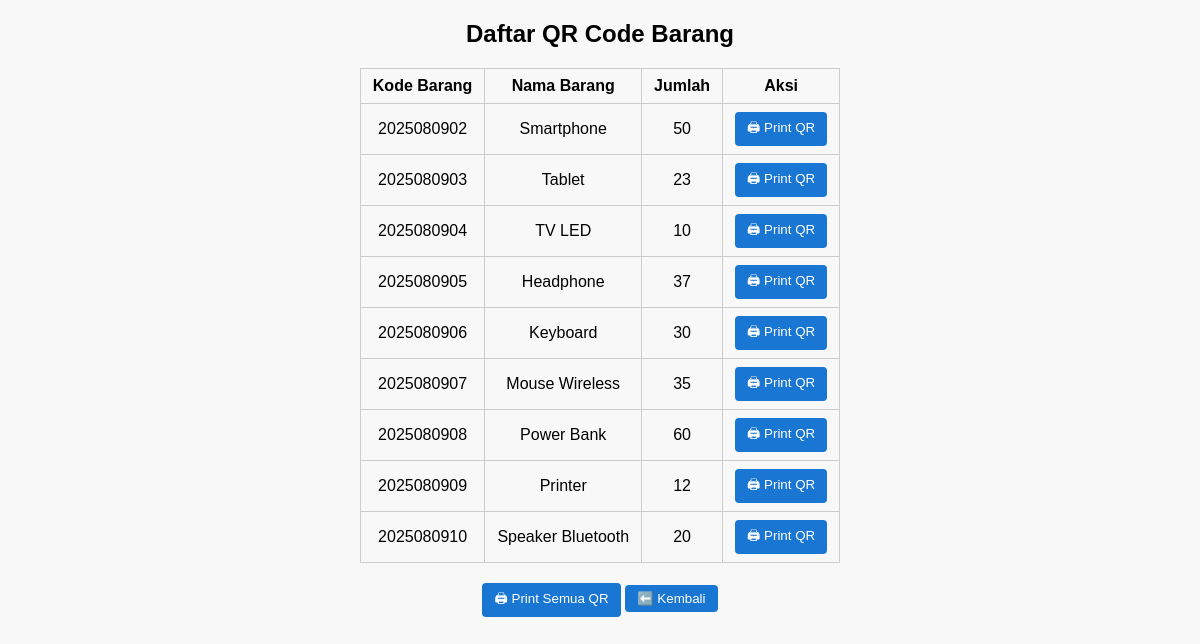
/qrcode.php, run on the app's committed database.
### tables this page shows
CREATE TABLE `barang` (
  `kd_barang` bigint(20) NOT NULL,
  `nama_barang` varchar(100) NOT NULL,
  `jumlah` int(11) NOT NULL,
  `satuan` varchar(50) DEFAULT NULL,
  `tanggal_masuk` date DEFAULT NULL,
  `keterangan` varchar(255) DEFAULT NULL
);

### qrcode.php (the view, shortened to what this page needs)
<?php
include "koneksi.php";
$query = mysqli_query($db, "SELECT * FROM barang ORDER BY kd_barang ASC");
mysqli_data_seek($query, 0);
?>
<!DOCTYPE html>
<html>
<head>
</head>
<body>
<h2>Daftar QR Code Barang</h2>
<table>
    <thead>
        <tr>
            <th>Kode Barang</th>
            <th>Nama Barang</th>
            <th>Jumlah</th>
            <th class="no-print">Aksi</th>
        </tr>
    </thead>
    <tbody>
        <?php while ($row = mysqli_fetch_assoc($query)) { ?>
        <tr>
            <td><?= htmlspecialchars($row['kd_barang']) ?></td>
            <td><?= htmlspecialchars($row['nama_barang']) ?></td>
            <td><?= htmlspecialchars($row['jumlah']) ?></td>
            <td class="no-print">
                <button onclick="printSingleQR('<?= htmlspecialchars($row['kd_barang']) ?>')">🖨 Print QR</button>
            </td>
        </tr>
        <?php } ?>
    </tbody>
</table>
<div class="no-print">
    <button onclick="printAllQR()">🖨 Print Semua QR</button>
    <button onclick="window.location.href='beranda.php'">⬅️ Kembali</button>
</div>
</body>
</html>

### qrcode.php (style rules this page uses)
body { font-family: Arial; text-align: center; background: #f8f8f8; }
table { border-collapse: collapse; margin: 20px auto; }
th, td { border: 1px solid #ccc; padding: 8px 12px; }
.no-print button { padding: 6px 12px; background: #1976d2; color: #fff; border: none; border-radius: 4px; cursor: pointer; }

### data on the page
barang: kd_barang "2025080902", nama_barang "Smartphone", jumlah "50"
barang: kd_barang "2025080903", nama_barang "Tablet", jumlah "23"
barang: kd_barang "2025080904", nama_barang "TV LED", jumlah "10"
barang: kd_barang "2025080905", nama_barang "Headphone", jumlah "37"
barang: kd_barang "2025080906", nama_barang "Keyboard", jumlah "30"
barang: kd_barang "2025080907", nama_barang "Mouse Wireless", jumlah "35"
barang: kd_barang "2025080908", nama_barang "Power Bank", jumlah "60"
barang: kd_barang "2025080909", nama_barang "Printer", jumlah "12"
barang: kd_barang "2025080910", nama_barang "Speaker Bluetooth", jumlah "20"
